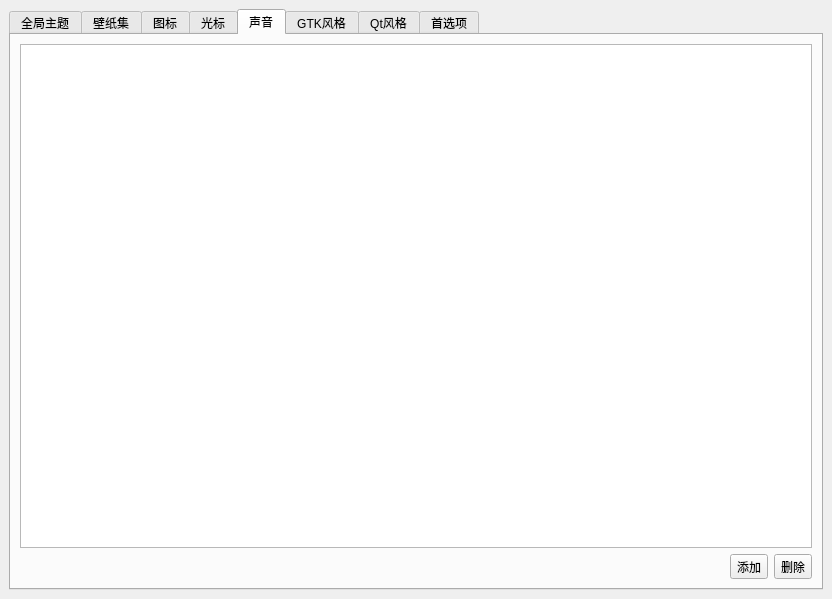
<?xml version="1.0" encoding="UTF-8"?>
<ui version="4.0">
 <class>UKUIThemeCustomizer</class>
 <widget class="QMainWindow" name="UKUIThemeCustomizer">
  <property name="geometry">
   <rect>
    <x>0</x>
    <y>0</y>
    <width>832</width>
    <height>599</height>
   </rect>
  </property>
  <property name="windowTitle">
   <string>UKUIThemeCustomizer</string>
  </property>
  <widget class="QWidget" name="centralWidget">
   <layout class="QGridLayout" name="gridLayout_3">
    <item row="0" column="0">
     <widget class="QTabWidget" name="tabWidget">
      <property name="sizePolicy">
       <sizepolicy hsizetype="Preferred" vsizetype="Preferred">
        <horstretch>0</horstretch>
        <verstretch>0</verstretch>
       </sizepolicy>
      </property>
      <property name="currentIndex">
       <number>4</number>
      </property>
      <widget class="QWidget" name="globalTheme">
       <attribute name="title">
        <string>全局主题</string>
       </attribute>
       <layout class="QGridLayout" name="gridLayout">
        <item row="1" column="2">
         <widget class="QToolButton" name="globalThemeDel">
          <property name="text">
           <string>删除</string>
          </property>
         </widget>
        </item>
        <item row="1" column="1">
         <widget class="QToolButton" name="globalThemeAdd">
          <property name="text">
           <string>添加</string>
          </property>
         </widget>
        </item>
        <item row="0" column="0" colspan="3">
         <widget class="QListView" name="globalThemeView"/>
        </item>
       </layout>
      </widget>
      <widget class="QWidget" name="wallpaperCollection">
       <attribute name="title">
        <string>壁纸集</string>
       </attribute>
       <layout class="QGridLayout" name="gridLayout_2">
        <item row="1" column="2">
         <widget class="QToolButton" name="wallpaperCollectionDel">
          <property name="text">
           <string>删除</string>
          </property>
         </widget>
        </item>
        <item row="0" column="0" colspan="3">
         <widget class="QListView" name="wallpaperCollectionView"/>
        </item>
        <item row="1" column="1">
         <widget class="QToolButton" name="wallpaperCollectionAdd">
          <property name="text">
           <string>添加</string>
          </property>
         </widget>
        </item>
       </layout>
      </widget>
      <widget class="QWidget" name="icon">
       <attribute name="title">
        <string>图标</string>
       </attribute>
       <layout class="QGridLayout" name="gridLayout_4">
        <item row="1" column="2">
         <widget class="QToolButton" name="iconDel">
          <property name="text">
           <string>删除</string>
          </property>
         </widget>
        </item>
        <item row="1" column="1">
         <widget class="QToolButton" name="iconAdd">
          <property name="text">
           <string>添加</string>
          </property>
         </widget>
        </item>
        <item row="0" column="0" colspan="3">
         <widget class="QListView" name="iconView"/>
        </item>
       </layout>
      </widget>
      <widget class="QWidget" name="cursor">
       <attribute name="title">
        <string>光标</string>
       </attribute>
       <layout class="QGridLayout" name="gridLayout_5">
        <item row="1" column="2">
         <widget class="QToolButton" name="cursorDel">
          <property name="text">
           <string>删除</string>
          </property>
         </widget>
        </item>
        <item row="0" column="0" colspan="3">
         <widget class="QListView" name="cursorView"/>
        </item>
        <item row="1" column="1">
         <widget class="QToolButton" name="cursorAdd">
          <property name="text">
           <string>添加</string>
          </property>
         </widget>
        </item>
       </layout>
      </widget>
      <widget class="QWidget" name="sound">
       <attribute name="title">
        <string>声音</string>
       </attribute>
       <layout class="QGridLayout" name="gridLayout_9">
        <item row="1" column="2">
         <widget class="QToolButton" name="soundDel">
          <property name="text">
           <string>删除</string>
          </property>
         </widget>
        </item>
        <item row="0" column="0" colspan="3">
         <widget class="QListView" name="soundView"/>
        </item>
        <item row="1" column="1">
         <widget class="QToolButton" name="soundAdd">
          <property name="text">
           <string>添加</string>
          </property>
         </widget>
        </item>
       </layout>
      </widget>
      <widget class="QWidget" name="gtkStyle">
       <attribute name="title">
        <string>GTK风格</string>
       </attribute>
       <layout class="QGridLayout" name="gridLayout_7">
        <item row="1" column="2">
         <widget class="QToolButton" name="gtkStyleDel">
          <property name="text">
           <string>删除</string>
          </property>
         </widget>
        </item>
        <item row="1" column="1">
         <widget class="QToolButton" name="gtkStyleAdd">
          <property name="text">
           <string>添加</string>
          </property>
         </widget>
        </item>
        <item row="0" column="0" colspan="3">
         <widget class="QListView" name="gtkStyleView"/>
        </item>
       </layout>
      </widget>
      <widget class="QWidget" name="qtStyle">
       <attribute name="title">
        <string>Qt风格</string>
       </attribute>
       <layout class="QGridLayout" name="gridLayout_8">
        <item row="1" column="2">
         <widget class="QToolButton" name="qtStyleDel">
          <property name="text">
           <string>删除</string>
          </property>
         </widget>
        </item>
        <item row="1" column="1">
         <widget class="QToolButton" name="qtStyleAdd">
          <property name="text">
           <string>添加</string>
          </property>
         </widget>
        </item>
        <item row="0" column="0" colspan="3">
         <widget class="QListView" name="qtStyleView"/>
        </item>
       </layout>
      </widget>
      <widget class="QWidget" name="settings">
       <attribute name="title">
        <string>首选项</string>
       </attribute>
       <layout class="QGridLayout" name="gridLayout_10">
        <item row="0" column="0">
         <widget class="QLabel" name="label">
          <property name="text">
           <string>工作目录</string>
          </property>
         </widget>
        </item>
        <item row="2" column="0">
         <widget class="QLabel" name="label_2">
          <property name="text">
           <string>本地软件源</string>
          </property>
         </widget>
        </item>
        <item row="2" column="1">
         <widget class="QCheckBox" name="checkBox">
          <property name="text">
           <string>开启至/etc/apt/source.list.d</string>
          </property>
         </widget>
        </item>
        <item row="0" column="1">
         <widget class="QLineEdit" name="lineEdit"/>
        </item>
       </layout>
      </widget>
     </widget>
    </item>
   </layout>
  </widget>
 </widget>
 <resources/>
 <connections/>
</ui>
